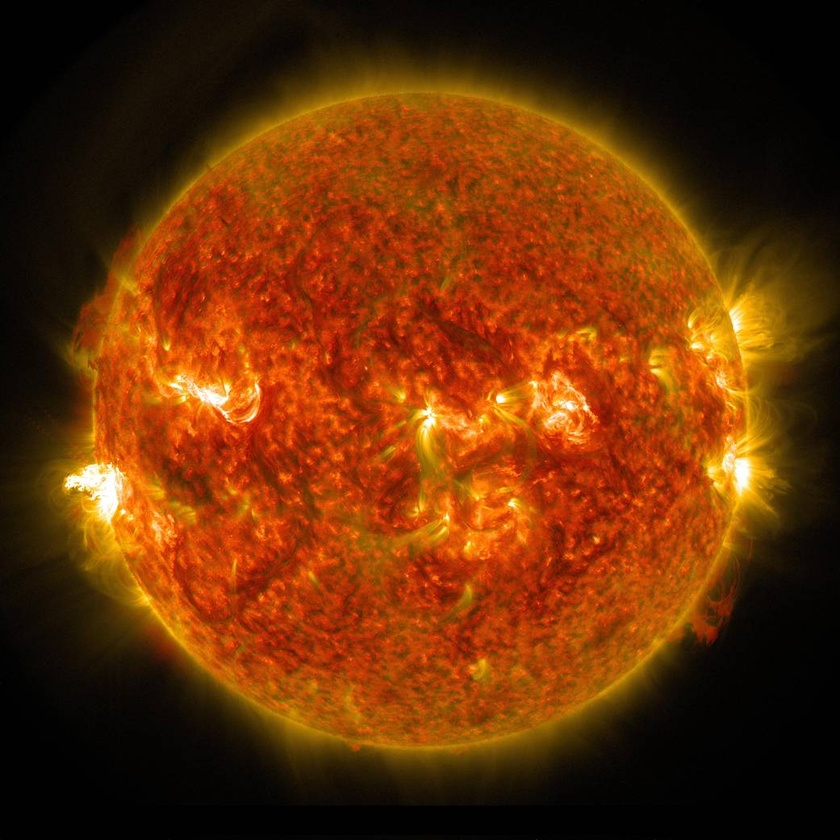
#> input picture Improving_Segmentations/images/solarFlare.jpg, 840 x 840 px, shrunk from 1041 x 1041 before the run
$ jupyter execute Example_1.ipynb
#> lines starting #> are read from the running program, lines starting #| are printed output that depends on the picture; after the words box and inside, x2 and y2 are one past the last pixel; in counts of white or black regions, pixels touching at a corner belong together
# Removing Noise from a Binary Mask

[cell 1]
import cv2
import matplotlib.pyplot as plt
from scipy.ndimage import binary_fill_holes
from skimage import morphology

[cell 2]
solar_flare = cv2.imread("./images/solarFlare.jpg")
#> solar_flare is the input picture: shape (840, 840, 3); mean B, G, R 6.8, 47.5, 105
solar_flare = cv2.cvtColor(solar_flare, cv2.COLOR_BGR2RGB)

plt.imshow(solar_flare)
plt.title('RGB')
plt.axis('off')
plt.show()

[cell 3]
solar_flare_hsv = cv2.cvtColor(solar_flare, cv2.COLOR_RGB2HSV)
#> solar_flare_hsv: shape (840, 840, 3); mean H, S, V 13, 197.6, 105
hue, saturation, value = cv2.split(solar_flare_hsv)
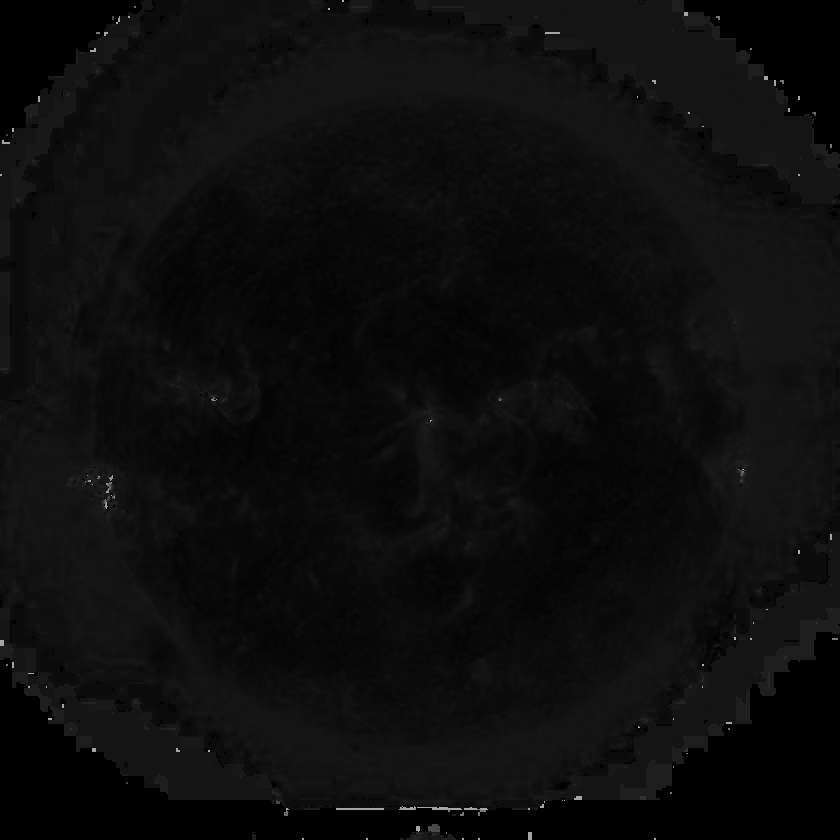
#> hue: shape (840, 840); min 0, max 177, mean 13
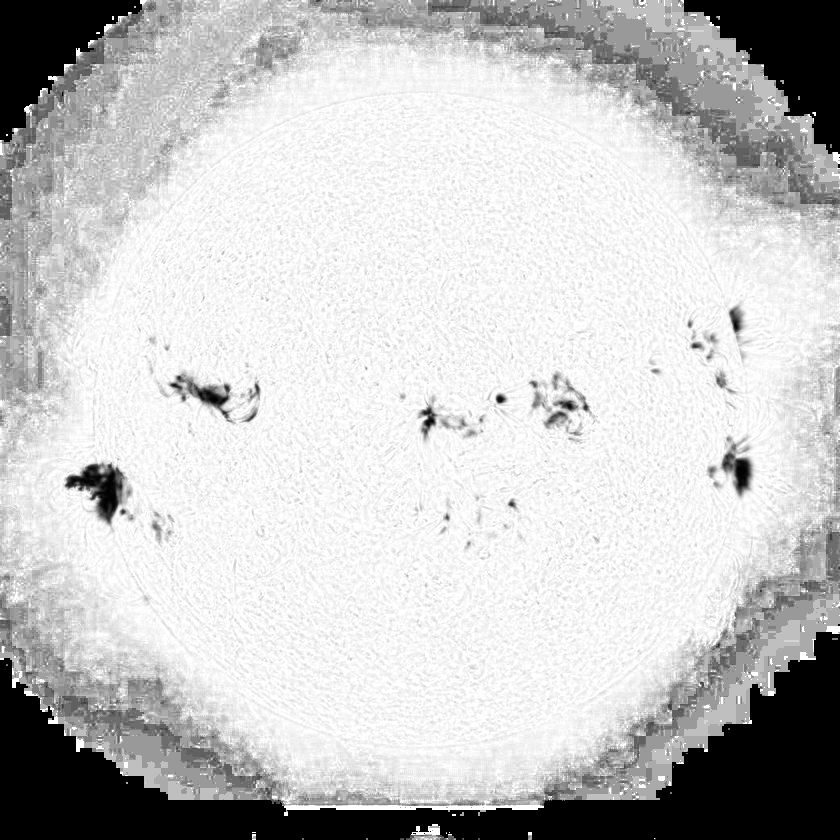
#> saturation: shape (840, 840); min 0, max 255, mean 197.6
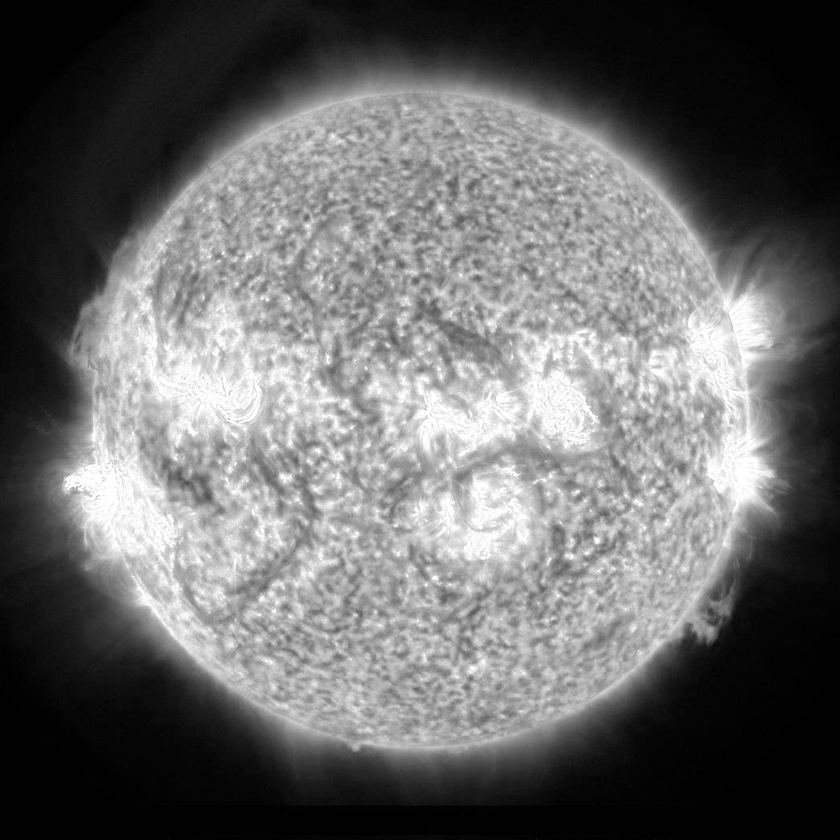
#> value: shape (840, 840); min 0, max 255, mean 105

fig, axs = plt.subplots(1, 2, figsize=(10, 10))
axs[0].imshow(saturation, cmap='gray')
axs[0].set_title('Saturation')
axs[0].axis('off')
axs[1].imshow(value, cmap='gray')
axs[1].set_title('Value')
axs[1].axis('off')
plt.show()
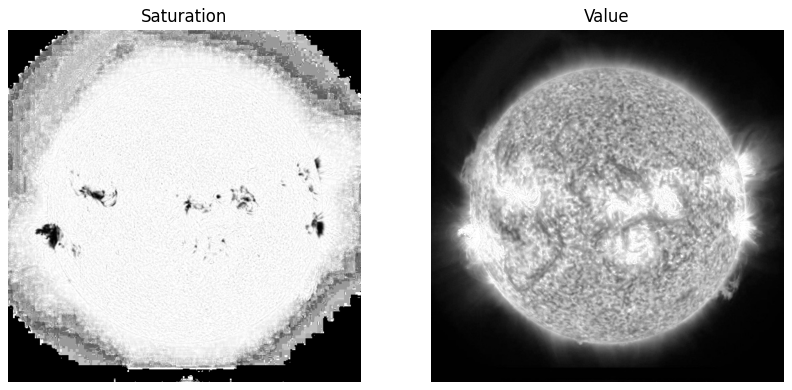
#> figure drawn by matplotlib, 2 panels

[cell 4]
saturation = saturation / saturation.max()
value = value / value.max()
solar_flare_binary_less_coverage = (saturation < 0.5) & (value > 0.95)
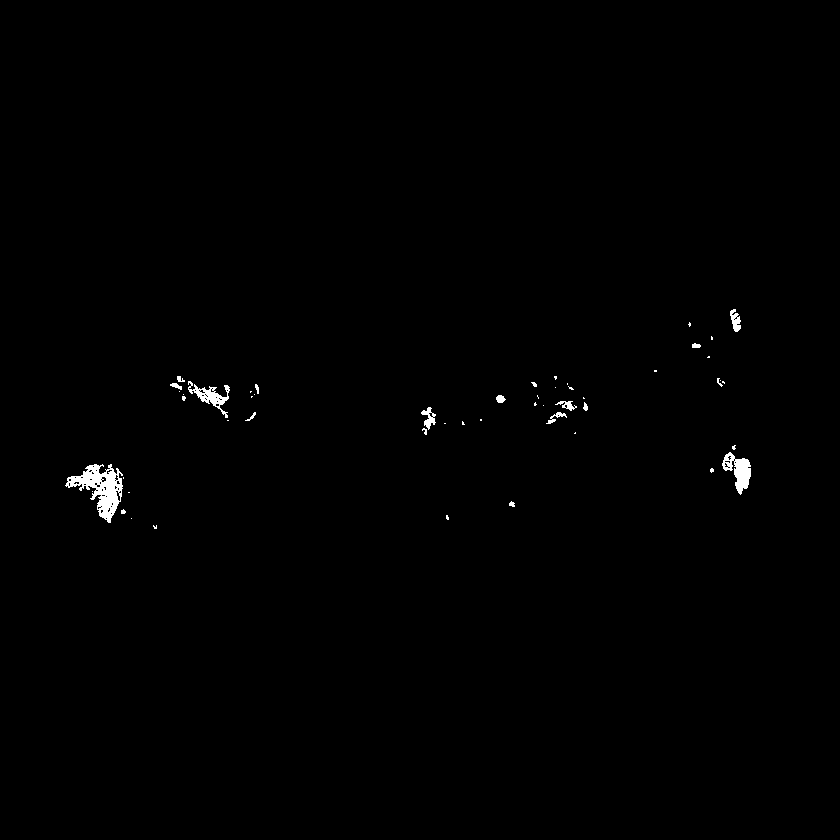
#> solar_flare_binary_less_coverage: shape (840, 840) bool; 0.5% white; 52 white regions (35 under 20 px), largest, box (x1, y1, x2, y2) and area: (65, 464, 123, 523) 1458, (722, 452, 751, 495) 606, (188, 381, 230, 418) 468
solar_flare_binary = (saturation < 0.9) & (value > 0.25)
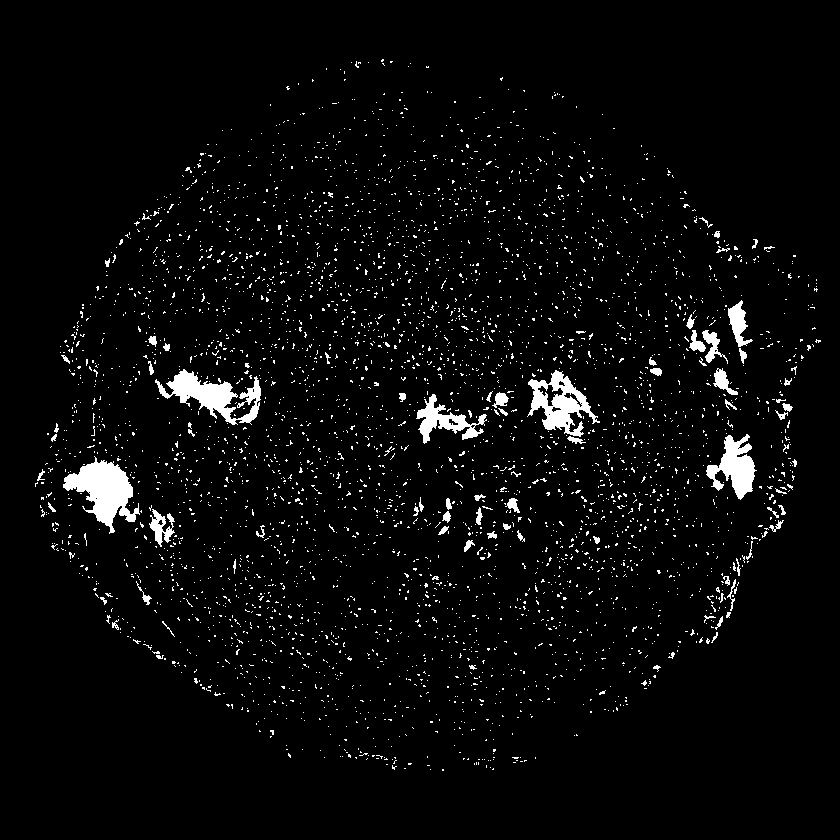
#> solar_flare_binary: shape (840, 840) bool; 3.7% white; 3920 white regions (3836 under 20 px), largest, box (x1, y1, x2, y2) and area: (63, 456, 140, 534) 2742, (155, 369, 261, 425) 2304, (527, 370, 600, 437) 2025

fig, axs = plt.subplots(1, 2, figsize=(10, 10))
axs[0].imshow(solar_flare_binary_less_coverage, cmap='gray')
axs[0].set_title('Binary less coverage')
axs[0].axis('off')
axs[1].imshow(solar_flare_binary, cmap='gray')
axs[1].set_title('Binary')
axs[1].axis('off')
plt.show()

Using a strict threshold creates a segmentation that misses some of the solar flares. By loosening the threshold, we can include more of the solar flares. The new threshold will also include more noise, but we can deal with that in post-processing.
To fill in holes in a segmentation, you we use the [binary_fill_holes()](https://docs.scipy.org/doc/scipy/reference/generated/scipy.ndimage.binary_fill_holes.html) function.

[cell 5]
solar_flare_binary_fill = binary_fill_holes(solar_flare_binary)
#> solar_flare_binary_fill: shape (840, 840) bool; 3.8% white; 3920 white regions (3836 under 20 px), largest, box (x1, y1, x2, y2) and area: (63, 456, 140, 534) 2744, (527, 370, 600, 437) 2325, (155, 369, 261, 425) 2311

plt.imshow(solar_flare_binary_fill, cmap='gray')
plt.title('Binary holes filled')
plt.axis('off')
plt.show()

The holes in the segmentation are filled, but there is still a lot of static noise. We can remove small areas of foreground (white regions) with [remove_small_objects()](https://scikit-image.org/docs/stable/api/skimage.morphology.html#skimage.morphology.remove_small_objects).
All areas of foreground made up of fewer than n pixels are removed.

[cell 6]
solar_flare_binary_fill_clean = morphology.remove_small_objects(solar_flare_binary_fill, 100)
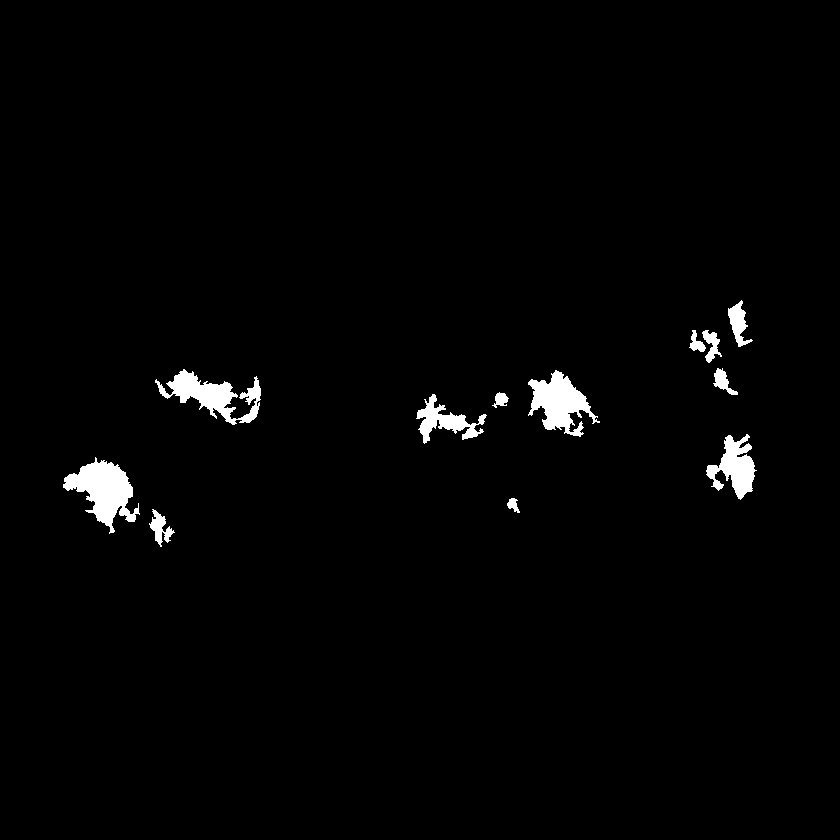
#> solar_flare_binary_fill_clean: shape (840, 840) bool; 1.7% white; 12 white regions, largest, box (x1, y1, x2, y2) and area: (63, 457, 140, 534) 2735, (528, 370, 600, 437) 2323, (155, 369, 261, 425) 2272

plt.imshow(solar_flare_binary_fill_clean, cmap='gray')
plt.title('Binary holes filled and noise removed')
plt.axis('off')
plt.show()

$ run again, with Improving_Segmentations/images/flood.jpg copied over Improving_Segmentations/images/solarFlare.jpg
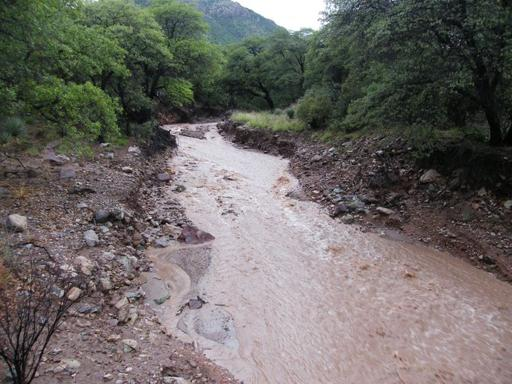
#> input picture Improving_Segmentations/images/flood.jpg, 512 x 384 px
#> solar_flare is the input picture: shape (384, 512, 3); mean B, G, R 101.9, 104.9, 108.8
#> solar_flare_hsv: shape (384, 512, 3); mean H, S, V 93.2, 41.9, 113.6
#> `solar_flare_binary_less_coverage = (saturation < 0.5) & (value > 0.95)`:
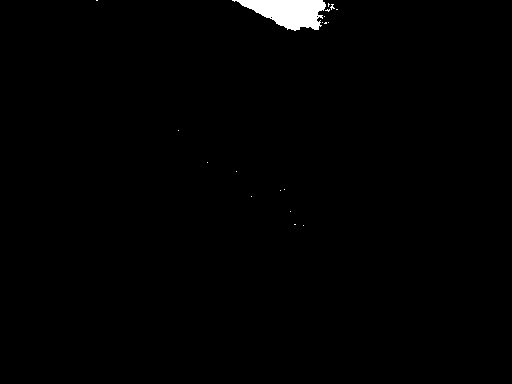
#> solar_flare_binary_less_coverage: shape (384, 512) bool; 0.92% white; 19 white regions (18 under 20 px), largest, box (x1, y1, x2, y2) and area: (232, 0, 326, 31) 1764
#> solar_flare_binary: shape (384, 512) bool; 74.2% white; 1055 black regions (983 under 20 px), largest, box (x1, y1, x2, y2) and area: (0, 0, 512, 236) 41708, (0, 292, 87, 384) 1541, (230, 123, 269, 150) 427
#> solar_flare_binary_fill: shape (384, 512) bool; 78.3% white; 29 black regions (24 under 20 px), largest, box (x1, y1, x2, y2) and area: (0, 0, 512, 236) 41045, (0, 305, 48, 384) 1196, (0, 142, 33, 155) 178, (0, 170, 23, 181) 106, (499, 246, 512, 249) 22
#> `solar_flare_binary_fill_clean = morphology.remove_small_objects(solar_..`:
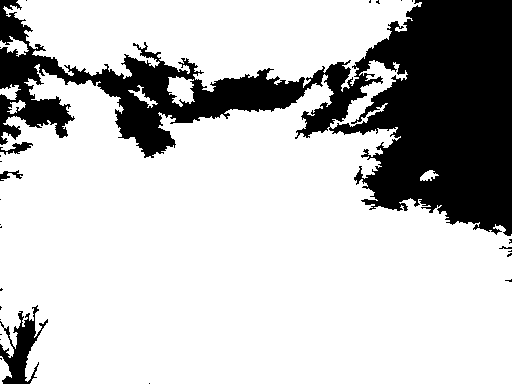
#> solar_flare_binary_fill_clean: shape (384, 512) bool; 76.3% white; 27 black regions (22 under 20 px), largest, box (x1, y1, x2, y2) and area: (0, 0, 512, 236) 44754, (0, 305, 48, 384) 1469, (0, 142, 33, 155) 182, (0, 170, 23, 181) 108, (499, 246, 512, 249) 22
